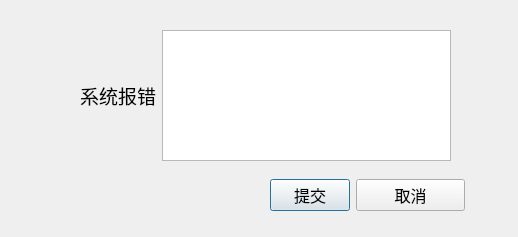
<?xml version="1.0" encoding="UTF-8"?>
<ui version="4.0">
 <class>Love</class>
 <widget class="QDialog" name="Love">
  <property name="geometry">
   <rect>
    <x>0</x>
    <y>0</y>
    <width>518</width>
    <height>237</height>
   </rect>
  </property>
  <property name="windowTitle">
   <string>Dialog</string>
  </property>
  <widget class="QWidget" name="horizontalLayoutWidget">
   <property name="geometry">
    <rect>
     <x>80</x>
     <y>30</y>
     <width>371</width>
     <height>131</height>
    </rect>
   </property>
   <layout class="QHBoxLayout" name="horizontalLayout">
    <item>
     <widget class="QLabel" name="label">
      <property name="font">
       <font>
        <family>Arial</family>
        <pointsize>14</pointsize>
        <weight>50</weight>
        <italic>false</italic>
        <bold>false</bold>
       </font>
      </property>
      <property name="text">
       <string>系统报错</string>
      </property>
     </widget>
    </item>
    <item>
     <widget class="QTextEdit" name="textEdit"/>
    </item>
   </layout>
  </widget>
  <widget class="QWidget" name="horizontalLayoutWidget_2">
   <property name="geometry">
    <rect>
     <x>270</x>
     <y>170</y>
     <width>195</width>
     <height>51</height>
    </rect>
   </property>
   <layout class="QHBoxLayout" name="horizontalLayout_2">
    <item>
     <widget class="QPushButton" name="pushButton">
      <property name="sizePolicy">
       <sizepolicy hsizetype="Fixed" vsizetype="Fixed">
        <horstretch>0</horstretch>
        <verstretch>0</verstretch>
       </sizepolicy>
      </property>
      <property name="font">
       <font>
        <family>Arial</family>
        <pointsize>12</pointsize>
       </font>
      </property>
      <property name="text">
       <string>提交</string>
      </property>
     </widget>
    </item>
    <item>
     <widget class="QPushButton" name="pushButton_2">
      <property name="font">
       <font>
        <family>Arial</family>
        <pointsize>12</pointsize>
       </font>
      </property>
      <property name="text">
       <string>取消</string>
      </property>
     </widget>
    </item>
   </layout>
  </widget>
 </widget>
 <resources/>
 <connections/>
</ui>
